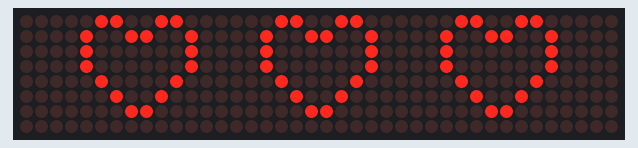
This sketch was run on a simulated Arduino Uno, built with avr-gcc and run on an emulated ATmega328P. Parts: 40×8 LED matrix.

Above: at 0.1 s.
At 0.6 s:
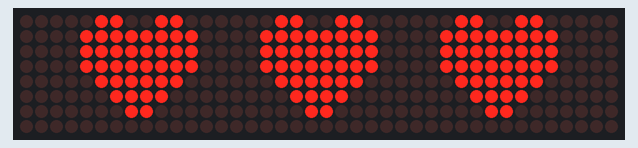

The sketch:

Hearts_Flashing.ino
```cpp
//We always have to include the library
#include "LedControl.h"

/*
 Now we need a LedControl to work with.
 ***** These pin numbers will probably not work with your hardware *****
 pin 12 is connected to the DataIn
 pin 11 is connected to the CLK
 pin 10 is connected to LOAD
 ***** Please set the number of devices you have *****
 But the maximum default of 8 MAX72XX wil also work.
 */
LedControl lc=LedControl(12,11,10,5);

/*
 This time we have more than one device.
 But all of them have to be initialized
 individually.
 */
void setup() {
  //we have already set the number of devices when we created the LedControl
  int devices=lc.getDeviceCount();
  //we have to init all devices in a loop
  for(int address=0;address<devices;address++) {
    /*The MAX72XX is in power-saving mode on startup*/
    lc.shutdown(address,false);
    /* Set the brightness to a medium values */
    lc.setIntensity(address,3);
    /* and clear the display */
    lc.clearDisplay(address);
  }
}

void loop()
{
  //first heart
  lc.setRow(0,0,B00000110);
  lc.setRow(0,1,B00001001);
  lc.setRow(0,2,B00001000);
  lc.setRow(0,3,B00001000);
  lc.setRow(0,4,B00000100);
  lc.setRow(0,5,B00000010);
  lc.setRow(0,6,B00000001);
  lc.setRow(1,0,B01100000);
  lc.setRow(1,1,B10010000);
  lc.setRow(1,2,B00010000);
  lc.setRow(1,3,B00010000);
  lc.setRow(1,4,B00100000);
  lc.setRow(1,5,B01000000);
  lc.setRow(1,6,B10000000);

  //second heart
  lc.setRow(2,0,B01100110);
  lc.setRow(2,1,B10011001);
  lc.setRow(2,2,B10000001);
  lc.setRow(2,3,B10000001);
  lc.setRow(2,4,B01000010);
  lc.setRow(2,5,B00100100);
  lc.setRow(2,6,B00011000);
  //third heart
  lc.setRow(3,0,B00000110);
  lc.setRow(3,1,B00001001);
  lc.setRow(3,2,B00001000);
  lc.setRow(3,3,B00001000);
  lc.setRow(3,4,B00000100);
  lc.setRow(3,5,B00000010);
  lc.setRow(3,6,B00000001);
  lc.setRow(4,0,B01100000);
  lc.setRow(4,1,B10010000);
  lc.setRow(4,2,B00010000);
  lc.setRow(4,3,B00010000);
  lc.setRow(4,4,B00100000);
  lc.setRow(4,5,B01000000);
  lc.setRow(4,6,B10000000);
  delay (500);
  lc.setRow(0,0,B00000110);
  lc.setRow(0,1,B00001111);
  lc.setRow(0,2,B00001111);
  lc.setRow(0,3,B00001111);
  lc.setRow(0,4,B00000111);
  lc.setRow(0,5,B00000011);
  lc.setRow(0,6,B00000001);
  lc.setRow(1,0,B01100000);
  lc.setRow(1,1,B11110000);
  lc.setRow(1,2,B11110000);
  lc.setRow(1,3,B11110000);
  lc.setRow(1,4,B11100000);
  lc.setRow(1,5,B11000000);
  lc.setRow(1,6,B10000000);
  //second heart
  lc.setRow(2,0,B01100110);
  lc.setRow(2,1,B11111111);
  lc.setRow(2,2,B11111111);
  lc.setRow(2,3,B11111111);
  lc.setRow(2,4,B01111110);
  lc.setRow(2,5,B00111100);
  lc.setRow(2,6,B00011000);
  //third heart
  lc.setRow(3,0,B00000110);
  lc.setRow(3,1,B00001111);
  lc.setRow(3,2,B00001111);
  lc.setRow(3,3,B00001111);
  lc.setRow(3,4,B00000111);
  lc.setRow(3,5,B00000011);
  lc.setRow(3,6,B00000001);
  lc.setRow(4,0,B01100000);
  lc.setRow(4,1,B11110000);
  lc.setRow(4,2,B11110000);
  lc.setRow(4,3,B11110000);
  lc.setRow(4,4,B11100000);
  lc.setRow(4,5,B11000000);
  lc.setRow(4,6,B10000000);
  delay(500);
}
```

Measured:
- what the display in image 1 shows lasts 0.5 s, from 0.6 s to 1.1 s
